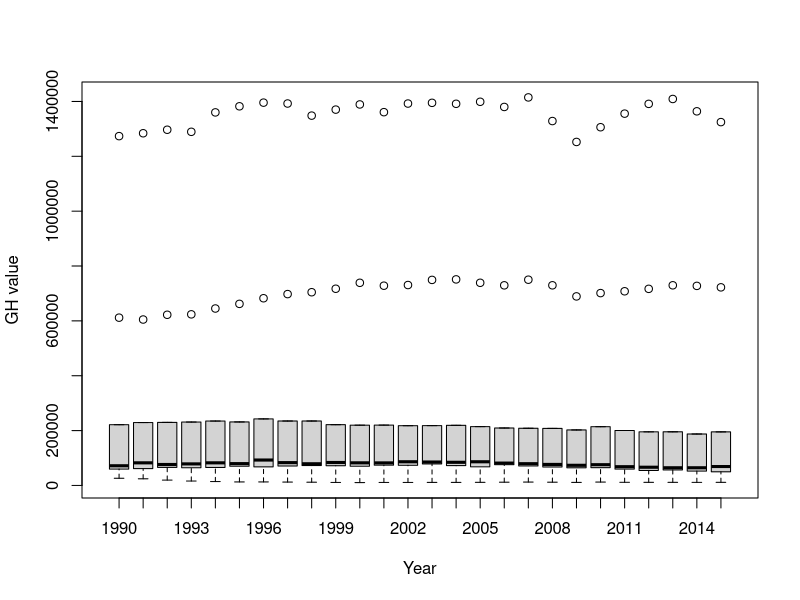

Write R code to recreate this figure. (Note: this script raises an error after producing the figure.)
#! usr/bin/env Rscript
# 2_data_exploration.R
# Team members: Miliban Keyim, Chao Wang, Kera Yucel

# The script reads data from the first scriptand creates 
# an exploratory visualization that is useful to help 
# the readers understand the green house emission dataset. 
#
# Usage: Rscript 2_data_exploration.R


# import libraries/packages
library(readr)
library(ggplot2)
library(tidyverse)
library(dplyr)


#define main function
main <- function(){
  
  # Data analysis on greenhouse gas emission from 10 countries among 26 years
  clean_data_GH <- read_csv("data/clean_data_GH.csv", 
                    col_types = cols(Year = col_character()))

  #### Data exploration ####

  # 1. Outliers
  ggplot(clean_data_GH, aes(Year, Value, colour = Country )) +
    geom_point()
  # European Union has high values compared to other countries 
  # EU will be discarded from the analysis 
  clean_data_GH <- clean_data_GH %>% 
    filter(Country != "European Union")

  # Are there missing values?
  sum(is.na(clean_data_GH$Value))
  # No missing value

  # 2. Collinearity X
  # Not relevant for the dataset
  #C Relationships Y vs X
  boxplot(Value ~ Year, 
          data = clean_data_GH,
          xlab = "Year",
          ylab = "GH value")
  # No relationship between Year and GH value

  #3. Spatial/temporal aspects of sampling design
  # Not relevant for the data set

  # 4. Interactions
  # Not relevant for the data set

  # 5. Zero inflation Y (Are there many 0s in the data set)
  sum(clean_data_GH$Value == 0) #NONE

  # 6. Are categorical covariates balanced?
  # Not relevant for the data set


  write_csv(clean_data_GH, "data/clean_data_GH.csv")


  #7. Eploratory visualization that is useful to help the reader/consumer understand that dataset. 

  output_viz <- clean_data_GH %>% 
            ggplot(aes(Year, Value, group = Country, colour = fct_reorder(Country, desc(Value)))) +
            geom_line()+
            ylab("Emission Value (kt)") +
            scale_y_continuous(labels = scales::comma) +
            labs(title = "Greenhouse Gas Emission over 25 years", 
                 subtitle = "Including Indirect CO2, without LULUCF, in kilotonne CO2 equivalent",
                 caption = "Source: Greenhouse Gas Inventory Data | UN Framework Convention on Climate Change") +
            theme(axis.text.x = element_text(angle = 65, hjust = 1, size = 8),
                  legend.position = "right", 
                  legend.title = element_blank(),
                  legend.text=element_text(size=8),
                  plot.caption=element_text(size=6),
                  plot.subtitle = element_text(size = 8),
                  axis.line = element_line(colour = "black"),
                  panel.background = element_blank(),
                  panel.border = element_rect(colour = "black", fill = NA),
                  legend.key=element_blank()
                  )


  ggsave("results/figure/GHG_exploreView.png", plot = output_viz)

}

# call main function
main()
